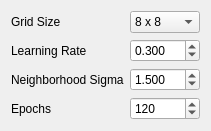
               <widget class="QWidget" name="pageSOM">
                <layout class="QFormLayout" name="pageSOMLayout">
                 <item row="0" column="0"><widget class="QLabel" name="lblSomGrid"><property name="text"><string>Grid Size</string></property></widget></item>
                 <item row="0" column="1"><widget class="QComboBox" name="cmbSomGrid"><item><property name="text"><string>8 x 8</string></property></item><item><property name="text"><string>10 x 10</string></property></item><item><property name="text"><string>12 x 12</string></property></item></widget></item>
                 <item row="1" column="0"><widget class="QLabel" name="lblSomLearning"><property name="text"><string>Learning Rate</string></property></widget></item>
                 <item row="1" column="1"><widget class="QDoubleSpinBox" name="spinSomLearning"><property name="decimals"><number>3</number></property><property name="value"><double>0.300</double></property></widget></item>
                 <item row="2" column="0"><widget class="QLabel" name="lblSomSigma"><property name="text"><string>Neighborhood Sigma</string></property></widget></item>
                 <item row="2" column="1"><widget class="QDoubleSpinBox" name="spinSomSigma"><property name="decimals"><number>3</number></property><property name="value"><double>1.500</double></property></widget></item>
                 <item row="3" column="0"><widget class="QLabel" name="lblSomEpochs"><property name="text"><string>Epochs</string></property></widget></item>
                 <item row="3" column="1"><widget class="QSpinBox" name="spinSomEpochs"><property name="minimum"><number>10</number></property><property name="maximum"><number>500</number></property><property name="value"><number>120</number></property></widget></item>
                </layout>
               </widget>
